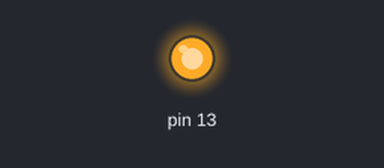
This sketch was run on a simulated Arduino Uno, built with avr-gcc and run on an emulated ATmega328P. Parts: output pins drawn as LEDs (lit = HIGH).

Above: at 0.1 s.
Timing chart, 0 to 1.6 s (numbered marks = the images above):
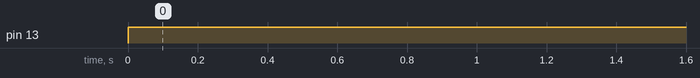

Measured:
- by itself, pin 13: LOW → HIGH at 0.00 s

The sketch:

main.ino
```cpp
#include "head.h"

void setup(){
    pinMode(13,OUTPUT);
}

void loop(){
    test();
}
```

function.cpp
```cpp
#include "head.h"

int test(){
    digitalWrite(13,HIGH);
}
```

head.h
```cpp
int test();
```
